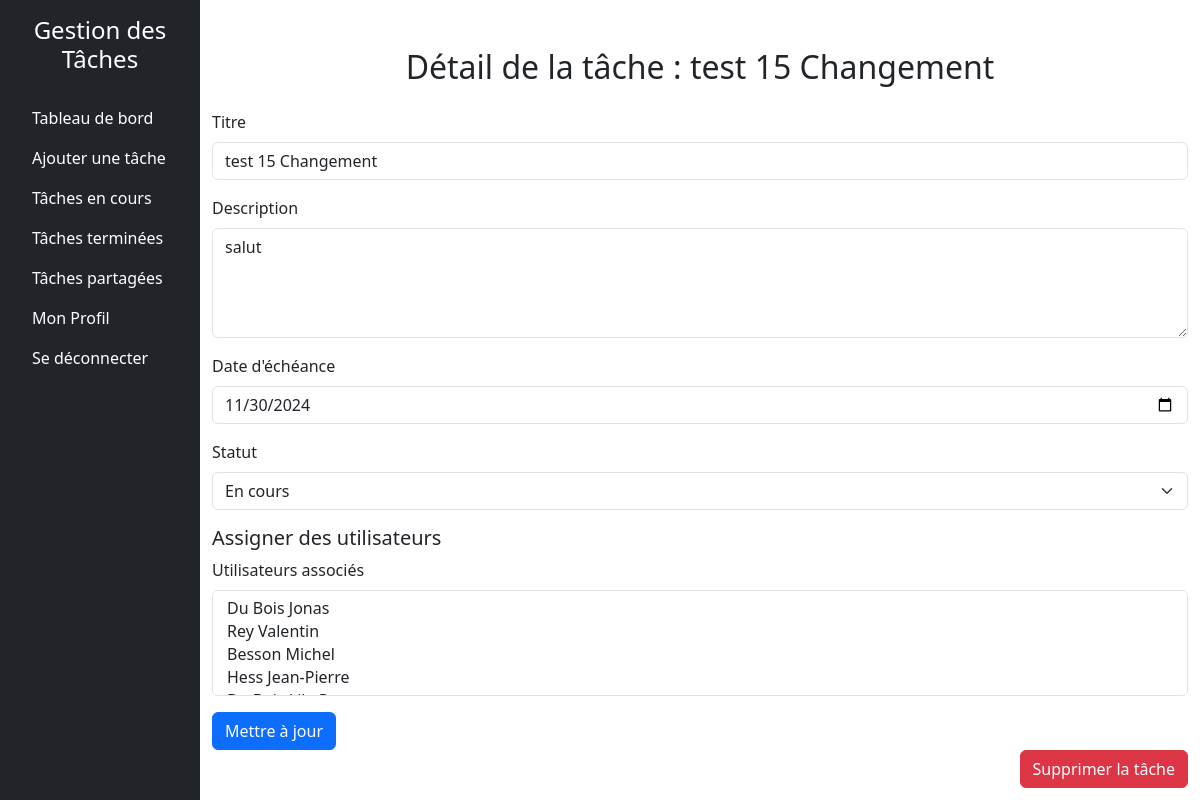
Before: /task_details.php?task_id=25 (signed in) with the older database file.
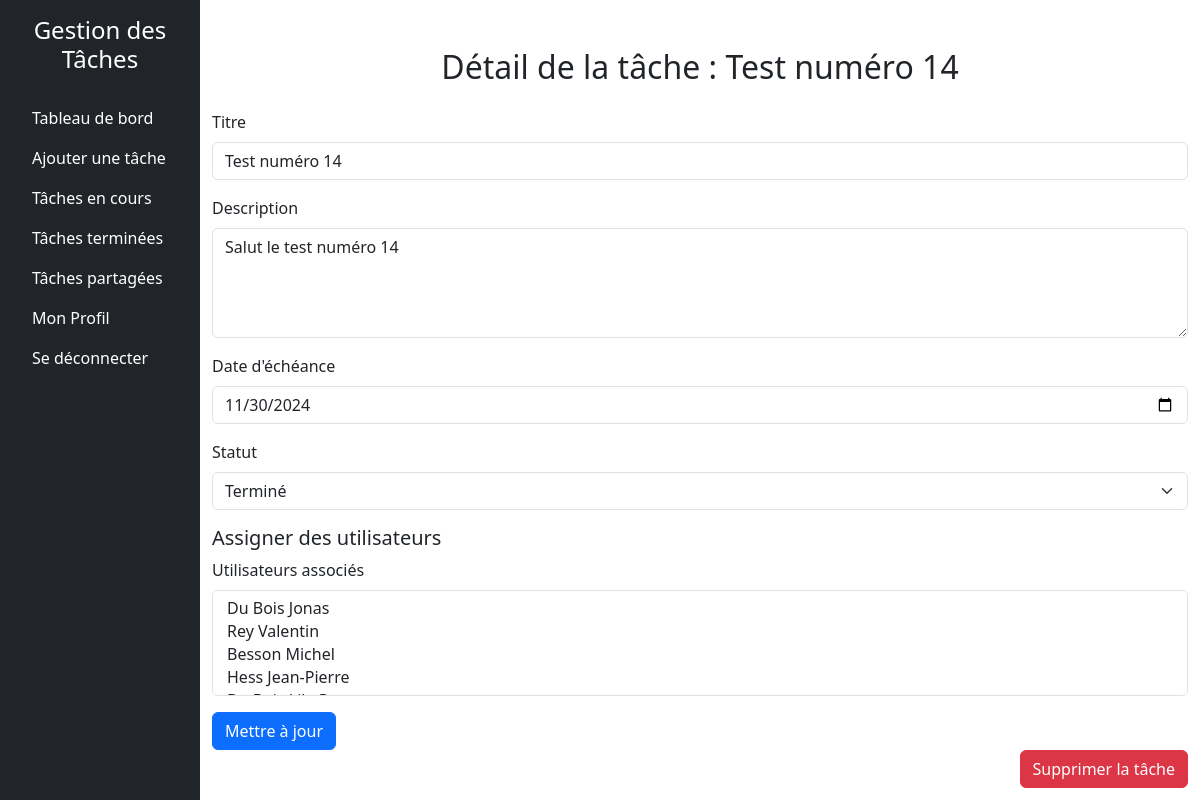
After: the same page with the newer database file.
### tables this page shows
CREATE TABLE tasks (
        id INTEGER PRIMARY KEY AUTOINCREMENT,
        userId INTEGER NOT NULL,
        titre TEXT NOT NULL,
        description TEXT DEFAULT NULL,
        dateEcheance DATE DEFAULT NULL,
        statut TEXT CHECK(statut IN ('a_faire', 'en_cours', 'termine')) DEFAULT 'a_faire',
        createdAt TIMESTAMP DEFAULT CURRENT_TIMESTAMP, 
        FOREIGN KEY (userId) REFERENCES users(id) ON DELETE CASCADE
    );

### src/dbManager/DbManagerCRUD.php (called while the page is built, shortened)
<?php
class DbManagerCRUD implements I_ApiCRUD
{
    private $db;
    public function __construct()
    {
        $config = parse_ini_file(__DIR__ . '/../config/db.ini');
        $dsn = $config['dsn'];
        $username = $config['username'];
        $password = $config['password'];
        $this->db = new \PDO($dsn, $username, $password);
    }
    public function getTaskById(int $taskId): Task
    {
        try {
            $stmt = $this->db->prepare("SELECT * FROM tasks WHERE id = :task_id");
            $stmt->bindValue(':task_id', $taskId);
            $stmt->execute();
            $taskData = $stmt->fetch(\PDO::FETCH_ASSOC);
            $stmt = $this->db->prepare("SELECT userId FROM task_users WHERE taskId = :taskId");
            $stmt->bindValue(':taskId', $taskId);
            $stmt->execute();
            $userIds = $stmt->fetchAll(\PDO::FETCH_COLUMN);
            $task = new Task(
                $taskData['titre'],
                $taskData['description'],
                $userIds,
                $taskData['dateEcheance'],
                $taskData['statut']
            );
            $task->setId($taskData['id']);
            return $task;
        } catch (\PDOException $e) {
            throw new \Exception('Erreur lors de la récupération de la tâche : ' . $e->getMessage());
        }
    }
}

### src/dbManager/Task.php (called while the page is built, shortened)
<?php
class Task
{
    private $titre;
    private $description;
    private $dateEcheance;
    private $statut;
    public function __construct(
        string $titre,
        string $description = null,
        array $userIds = null,
        string $dateEcheance = null,
        string $statut = 'a_faire',
        int $id = 0,
    ) {
        $this->titre = $titre;
        $this->description = $description;
        $this->dateEcheance = $dateEcheance;
        $this->statut = $statut;
    }
    private function isValidDate(string $date): bool
    {
        $d = DateTime::createFromFormat('Y-m-d', $date);
        return $d && $d->format('Y-m-d') === $date;
    }
    public function rendTitre(): string
    {
        return $this->titre;
    }
    public function rendDescription(): ?string
    {
        return $this->description;
    }
    public function rendDateEcheance(): ?string
    {
        return $this->dateEcheance;
    }
    public function rendStatut(): string
    {
        return $this->statut;
    }
}

### task_details.php (the view, shortened to what the changed rows need)
<?php
$dbManager = new DbManagerCRUD();
$taskId = $_GET['task_id'];
$task = $dbManager->getTaskById($taskId);
?>
<!DOCTYPE html>
<html lang="fr">
<head>
    <link href="https://cdn.jsdelivr.net/npm/bootstrap@5.3.0-alpha3/dist/css/bootstrap.min.css" rel="stylesheet">
    <link href="style/styleSheet.css" rel="stylesheet">
</head>
<body>
    <div class="d-flex">
        <div class="container mt-5">
            <h2 class="text-center mb-4">Détail de la tâche : <?php echo htmlspecialchars($task->rendTitre()); ?></h2>
            <form action="task_details.php?task_id=<?php echo $taskId; ?>" method="POST">
                <div class="mb-3">
                    <label for="title" class="form-label">Titre</label>
                    <input type="text" id="title" name="title" class="form-control" value="<?php echo htmlspecialchars($task->rendTitre()); ?>" required>
                </div>
                <div class="mb-3">
                    <label for="description" class="form-label">Description</label>
                    <textarea id="description" name="description" class="form-control" rows="4"><?php echo htmlspecialchars($task->rendDescription()); ?></textarea>
                </div>
                <div class="mb-3">
                    <label for="deadline" class="form-label">Date d'échéance</label>
                    <input type="date" id="deadline" name="deadline" class="form-control" value="<?php echo $task->rendDateEcheance(); ?>">
                </div>
                <div class="mb-3">
                    <label for="status" class="form-label">Statut</label>
                    <select id="status" name="status" class="form-select">
                        <option value="en_cours" <?php echo $task->rendStatut() == 'en_cours' ? 'selected' : ''; ?>>En cours</option>
                        <option value="termine" <?php echo $task->rendStatut() == 'termine' ? 'selected' : ''; ?>>Terminé</option>
                    </select>
                </div>
                <h5>Assigner des utilisateurs</h5>
                <div class="mb-3">
                </div>
                <button type="submit" class="btn btn-primary">Mettre à jour</button>
            </form>
            <form method="POST" action="delete_task.php?task_id=<?php echo $taskId; ?>">
                <div class="mb-3 text-end">
                </div>
            </form>
        </div>
    </div>
</body>
</html>

Changed rows visible on the page:
changed tasks: titre "test 15 Changement" → "Test numéro 14"; title "test 15 Changement" → "Test numéro 14"; description "salut" → "Salut le test numéro 14"; status "En cours" → "Terminé"
